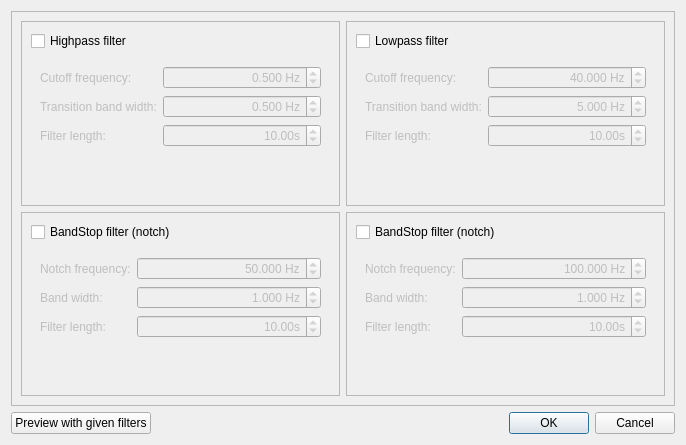
<?xml version="1.0" encoding="UTF-8"?>
<ui version="4.0">
 <class>DialogFilter</class>
 <widget class="QDialog" name="DialogFilter">
  <property name="geometry">
   <rect>
    <x>0</x>
    <y>0</y>
    <width>686</width>
    <height>445</height>
   </rect>
  </property>
  <property name="windowTitle">
   <string>Filtering</string>
  </property>
  <layout class="QGridLayout" name="gridLayout">
   <item row="0" column="0">
    <widget class="QFrame" name="frameFilterSelection">
     <property name="sizePolicy">
      <sizepolicy hsizetype="Preferred" vsizetype="Preferred">
       <horstretch>1</horstretch>
       <verstretch>0</verstretch>
      </sizepolicy>
     </property>
     <property name="minimumSize">
      <size>
       <width>350</width>
       <height>0</height>
      </size>
     </property>
     <property name="frameShape">
      <enum>QFrame::StyledPanel</enum>
     </property>
     <property name="frameShadow">
      <enum>QFrame::Raised</enum>
     </property>
     <property name="lineWidth">
      <number>0</number>
     </property>
     <layout class="QGridLayout" name="gridLayout_2">
      <item row="0" column="0">
       <widget class="QFrame" name="frameHighpass">
        <property name="frameShape">
         <enum>QFrame::StyledPanel</enum>
        </property>
        <property name="frameShadow">
         <enum>QFrame::Raised</enum>
        </property>
        <layout class="QGridLayout" name="gridLayout_4">
         <item row="1" column="0">
          <widget class="QFrame" name="frame_2">
           <property name="enabled">
            <bool>false</bool>
           </property>
           <property name="frameShape">
            <enum>QFrame::NoFrame</enum>
           </property>
           <property name="frameShadow">
            <enum>QFrame::Raised</enum>
           </property>
           <layout class="QFormLayout" name="formLayout_2">
            <item row="0" column="0">
             <widget class="QLabel" name="labelHighpassCutoff">
              <property name="text">
               <string>Cutoff frequency:</string>
              </property>
             </widget>
            </item>
            <item row="0" column="1">
             <widget class="QDoubleSpinBox" name="doubleSpinBoxHighpassCutoff">
              <property name="alignment">
               <set>Qt::AlignRight|Qt::AlignTrailing|Qt::AlignVCenter</set>
              </property>
              <property name="suffix">
               <string> Hz</string>
              </property>
              <property name="decimals">
               <number>3</number>
              </property>
              <property name="maximum">
               <double>1000000000.000000000000000</double>
              </property>
              <property name="singleStep">
               <double>1.000000000000000</double>
              </property>
              <property name="value">
               <double>0.500000000000000</double>
              </property>
             </widget>
            </item>
            <item row="1" column="0">
             <widget class="QLabel" name="labelHighpassTransitionWidth">
              <property name="text">
               <string>Transition band width:</string>
              </property>
             </widget>
            </item>
            <item row="1" column="1">
             <widget class="QDoubleSpinBox" name="doubleSpinBoxHighpassTransBandwidth">
              <property name="alignment">
               <set>Qt::AlignRight|Qt::AlignTrailing|Qt::AlignVCenter</set>
              </property>
              <property name="suffix">
               <string> Hz</string>
              </property>
              <property name="decimals">
               <number>3</number>
              </property>
              <property name="maximum">
               <double>10000.000000000000000</double>
              </property>
              <property name="singleStep">
               <double>0.100000000000000</double>
              </property>
              <property name="value">
               <double>0.500000000000000</double>
              </property>
             </widget>
            </item>
            <item row="2" column="0">
             <widget class="QLabel" name="labelHighpassFilterLength">
              <property name="text">
               <string>Filter length:</string>
              </property>
             </widget>
            </item>
            <item row="2" column="1">
             <widget class="QDoubleSpinBox" name="doubleSpinBoxHighPassLength">
              <property name="alignment">
               <set>Qt::AlignRight|Qt::AlignTrailing|Qt::AlignVCenter</set>
              </property>
              <property name="suffix">
               <string>s</string>
              </property>
              <property name="singleStep">
               <double>0.100000000000000</double>
              </property>
              <property name="value">
               <double>10.000000000000000</double>
              </property>
             </widget>
            </item>
           </layout>
          </widget>
         </item>
         <item row="0" column="0">
          <widget class="QCheckBox" name="checkBoxHighpass">
           <property name="text">
            <string>Highpass filter</string>
           </property>
          </widget>
         </item>
        </layout>
       </widget>
      </item>
      <item row="0" column="1">
       <widget class="QFrame" name="frameLowpass">
        <property name="frameShape">
         <enum>QFrame::StyledPanel</enum>
        </property>
        <property name="frameShadow">
         <enum>QFrame::Raised</enum>
        </property>
        <layout class="QGridLayout" name="gridLayout_3">
         <item row="1" column="0">
          <widget class="QFrame" name="frame">
           <property name="enabled">
            <bool>false</bool>
           </property>
           <property name="frameShape">
            <enum>QFrame::NoFrame</enum>
           </property>
           <property name="frameShadow">
            <enum>QFrame::Raised</enum>
           </property>
           <layout class="QFormLayout" name="formLayout">
            <item row="0" column="0">
             <widget class="QLabel" name="labelLowpassCutoff">
              <property name="text">
               <string>Cutoff frequency:</string>
              </property>
             </widget>
            </item>
            <item row="0" column="1">
             <widget class="QDoubleSpinBox" name="doubleSpinBoxLowpassCutoff">
              <property name="sizePolicy">
               <sizepolicy hsizetype="Minimum" vsizetype="Fixed">
                <horstretch>0</horstretch>
                <verstretch>0</verstretch>
               </sizepolicy>
              </property>
              <property name="alignment">
               <set>Qt::AlignRight|Qt::AlignTrailing|Qt::AlignVCenter</set>
              </property>
              <property name="suffix">
               <string> Hz</string>
              </property>
              <property name="decimals">
               <number>3</number>
              </property>
              <property name="maximum">
               <double>10000.000000000000000</double>
              </property>
              <property name="singleStep">
               <double>1.000000000000000</double>
              </property>
              <property name="value">
               <double>40.000000000000000</double>
              </property>
             </widget>
            </item>
            <item row="1" column="0">
             <widget class="QLabel" name="labelLowpassTransitionWidth">
              <property name="sizePolicy">
               <sizepolicy hsizetype="Minimum" vsizetype="Preferred">
                <horstretch>0</horstretch>
                <verstretch>0</verstretch>
               </sizepolicy>
              </property>
              <property name="text">
               <string>Transition band width:</string>
              </property>
             </widget>
            </item>
            <item row="1" column="1">
             <widget class="QDoubleSpinBox" name="doubleSpinBoxLowpassTransBandwidth">
              <property name="alignment">
               <set>Qt::AlignRight|Qt::AlignTrailing|Qt::AlignVCenter</set>
              </property>
              <property name="suffix">
               <string> Hz</string>
              </property>
              <property name="decimals">
               <number>3</number>
              </property>
              <property name="maximum">
               <double>10000.000000000000000</double>
              </property>
              <property name="singleStep">
               <double>0.100000000000000</double>
              </property>
              <property name="value">
               <double>5.000000000000000</double>
              </property>
             </widget>
            </item>
            <item row="2" column="0">
             <widget class="QLabel" name="labelLowpassFilterLength">
              <property name="text">
               <string>Filter length:</string>
              </property>
             </widget>
            </item>
            <item row="2" column="1">
             <widget class="QDoubleSpinBox" name="doubleSpinBoxLowPassLength">
              <property name="alignment">
               <set>Qt::AlignRight|Qt::AlignTrailing|Qt::AlignVCenter</set>
              </property>
              <property name="suffix">
               <string>s</string>
              </property>
              <property name="singleStep">
               <double>0.100000000000000</double>
              </property>
              <property name="value">
               <double>10.000000000000000</double>
              </property>
             </widget>
            </item>
           </layout>
          </widget>
         </item>
         <item row="0" column="0">
          <widget class="QCheckBox" name="checkBoxLowpass">
           <property name="text">
            <string>Lowpass filter</string>
           </property>
           <property name="checked">
            <bool>false</bool>
           </property>
          </widget>
         </item>
        </layout>
       </widget>
      </item>
      <item row="1" column="0">
       <widget class="QFrame" name="frameBandPass">
        <property name="frameShape">
         <enum>QFrame::StyledPanel</enum>
        </property>
        <property name="frameShadow">
         <enum>QFrame::Raised</enum>
        </property>
        <layout class="QGridLayout" name="gridLayout_5">
         <item row="1" column="0">
          <widget class="QFrame" name="frame_3">
           <property name="enabled">
            <bool>false</bool>
           </property>
           <property name="frameShape">
            <enum>QFrame::NoFrame</enum>
           </property>
           <property name="frameShadow">
            <enum>QFrame::Raised</enum>
           </property>
           <layout class="QFormLayout" name="formLayout_3">
            <property name="fieldGrowthPolicy">
             <enum>QFormLayout::AllNonFixedFieldsGrow</enum>
            </property>
            <item row="0" column="0">
             <widget class="QLabel" name="labelBandStopFreq">
              <property name="text">
               <string>Notch frequency:</string>
              </property>
             </widget>
            </item>
            <item row="0" column="1">
             <widget class="QDoubleSpinBox" name="doubleSpinBoxBandstopFreq">
              <property name="alignment">
               <set>Qt::AlignRight|Qt::AlignTrailing|Qt::AlignVCenter</set>
              </property>
              <property name="suffix">
               <string> Hz</string>
              </property>
              <property name="decimals">
               <number>3</number>
              </property>
              <property name="maximum">
               <double>10000.000000000000000</double>
              </property>
              <property name="singleStep">
               <double>1.000000000000000</double>
              </property>
              <property name="value">
               <double>50.000000000000000</double>
              </property>
             </widget>
            </item>
            <item row="1" column="0">
             <widget class="QLabel" name="labelBandStopNotchWidth">
              <property name="text">
               <string>Band width:</string>
              </property>
             </widget>
            </item>
            <item row="1" column="1">
             <widget class="QDoubleSpinBox" name="doubleSpinBoxBandstopWidth">
              <property name="alignment">
               <set>Qt::AlignRight|Qt::AlignTrailing|Qt::AlignVCenter</set>
              </property>
              <property name="suffix">
               <string> Hz</string>
              </property>
              <property name="decimals">
               <number>3</number>
              </property>
              <property name="maximum">
               <double>10000.000000000000000</double>
              </property>
              <property name="singleStep">
               <double>1.000000000000000</double>
              </property>
              <property name="value">
               <double>1.000000000000000</double>
              </property>
             </widget>
            </item>
            <item row="2" column="0">
             <widget class="QLabel" name="labelBandstopFilterLength">
              <property name="text">
               <string>Filter length:</string>
              </property>
             </widget>
            </item>
            <item row="2" column="1">
             <widget class="QDoubleSpinBox" name="doubleSpinBoxBandStopLength">
              <property name="alignment">
               <set>Qt::AlignRight|Qt::AlignTrailing|Qt::AlignVCenter</set>
              </property>
              <property name="suffix">
               <string>s</string>
              </property>
              <property name="singleStep">
               <double>0.100000000000000</double>
              </property>
              <property name="value">
               <double>10.000000000000000</double>
              </property>
             </widget>
            </item>
           </layout>
          </widget>
         </item>
         <item row="0" column="0">
          <widget class="QCheckBox" name="checkBoxBandstop">
           <property name="text">
            <string>BandStop filter (notch)</string>
           </property>
          </widget>
         </item>
        </layout>
       </widget>
      </item>
      <item row="1" column="1">
       <widget class="QFrame" name="frameBandStop_3">
        <property name="frameShape">
         <enum>QFrame::StyledPanel</enum>
        </property>
        <property name="frameShadow">
         <enum>QFrame::Raised</enum>
        </property>
        <layout class="QGridLayout" name="gridLayout_7">
         <item row="1" column="0">
          <widget class="QFrame" name="frame_4">
           <property name="enabled">
            <bool>false</bool>
           </property>
           <property name="frameShape">
            <enum>QFrame::NoFrame</enum>
           </property>
           <property name="frameShadow">
            <enum>QFrame::Raised</enum>
           </property>
           <layout class="QFormLayout" name="formLayout_4">
            <property name="fieldGrowthPolicy">
             <enum>QFormLayout::AllNonFixedFieldsGrow</enum>
            </property>
            <item row="0" column="0">
             <widget class="QLabel" name="labelBandStopFreq2">
              <property name="text">
               <string>Notch frequency:</string>
              </property>
             </widget>
            </item>
            <item row="0" column="1">
             <widget class="QDoubleSpinBox" name="doubleSpinBoxBandstopFreq2">
              <property name="alignment">
               <set>Qt::AlignRight|Qt::AlignTrailing|Qt::AlignVCenter</set>
              </property>
              <property name="suffix">
               <string> Hz</string>
              </property>
              <property name="decimals">
               <number>3</number>
              </property>
              <property name="maximum">
               <double>10000.000000000000000</double>
              </property>
              <property name="singleStep">
               <double>1.000000000000000</double>
              </property>
              <property name="value">
               <double>100.000000000000000</double>
              </property>
             </widget>
            </item>
            <item row="1" column="0">
             <widget class="QLabel" name="labelBandStopNotchWidth2">
              <property name="text">
               <string>Band width:</string>
              </property>
             </widget>
            </item>
            <item row="1" column="1">
             <widget class="QDoubleSpinBox" name="doubleSpinBoxBandstopWidth2">
              <property name="alignment">
               <set>Qt::AlignRight|Qt::AlignTrailing|Qt::AlignVCenter</set>
              </property>
              <property name="suffix">
               <string> Hz</string>
              </property>
              <property name="decimals">
               <number>3</number>
              </property>
              <property name="maximum">
               <double>10000.000000000000000</double>
              </property>
              <property name="singleStep">
               <double>1.000000000000000</double>
              </property>
              <property name="value">
               <double>1.000000000000000</double>
              </property>
             </widget>
            </item>
            <item row="2" column="0">
             <widget class="QLabel" name="labelBandstopFilterLength2">
              <property name="text">
               <string>Filter length:</string>
              </property>
             </widget>
            </item>
            <item row="2" column="1">
             <widget class="QDoubleSpinBox" name="doubleSpinBoxBandStopLength2">
              <property name="alignment">
               <set>Qt::AlignRight|Qt::AlignTrailing|Qt::AlignVCenter</set>
              </property>
              <property name="suffix">
               <string>s</string>
              </property>
              <property name="singleStep">
               <double>0.100000000000000</double>
              </property>
              <property name="value">
               <double>10.000000000000000</double>
              </property>
             </widget>
            </item>
           </layout>
          </widget>
         </item>
         <item row="0" column="0">
          <widget class="QCheckBox" name="checkBoxBandstop2">
           <property name="text">
            <string>BandStop filter (notch)</string>
           </property>
          </widget>
         </item>
        </layout>
       </widget>
      </item>
     </layout>
    </widget>
   </item>
   <item row="1" column="0">
    <layout class="QHBoxLayout" name="horizontalLayout">
     <item>
      <widget class="QPushButton" name="pushButtonPreview">
       <property name="enabled">
        <bool>true</bool>
       </property>
       <property name="text">
        <string>Preview with given filters</string>
       </property>
      </widget>
     </item>
     <item>
      <widget class="QDialogButtonBox" name="buttonBox">
       <property name="orientation">
        <enum>Qt::Horizontal</enum>
       </property>
       <property name="standardButtons">
        <set>QDialogButtonBox::Cancel|QDialogButtonBox::Ok</set>
       </property>
      </widget>
     </item>
    </layout>
   </item>
  </layout>
 </widget>
 <tabstops>
  <tabstop>checkBoxLowpass</tabstop>
  <tabstop>doubleSpinBoxLowpassCutoff</tabstop>
  <tabstop>doubleSpinBoxLowpassTransBandwidth</tabstop>
  <tabstop>checkBoxHighpass</tabstop>
  <tabstop>doubleSpinBoxHighpassCutoff</tabstop>
  <tabstop>doubleSpinBoxHighpassTransBandwidth</tabstop>
  <tabstop>checkBoxBandstop</tabstop>
  <tabstop>doubleSpinBoxBandstopFreq</tabstop>
  <tabstop>doubleSpinBoxBandstopWidth</tabstop>
  <tabstop>checkBoxBandstop2</tabstop>
  <tabstop>doubleSpinBoxBandstopFreq2</tabstop>
  <tabstop>doubleSpinBoxBandstopWidth2</tabstop>
  <tabstop>pushButtonPreview</tabstop>
 </tabstops>
 <resources/>
 <connections>
  <connection>
   <sender>buttonBox</sender>
   <signal>accepted()</signal>
   <receiver>DialogFilter</receiver>
   <slot>accept()</slot>
   <hints>
    <hint type="sourcelabel">
     <x>978</x>
     <y>951</y>
    </hint>
    <hint type="destinationlabel">
     <x>157</x>
     <y>274</y>
    </hint>
   </hints>
  </connection>
  <connection>
   <sender>buttonBox</sender>
   <signal>rejected()</signal>
   <receiver>DialogFilter</receiver>
   <slot>reject()</slot>
   <hints>
    <hint type="sourcelabel">
     <x>1046</x>
     <y>951</y>
    </hint>
    <hint type="destinationlabel">
     <x>286</x>
     <y>274</y>
    </hint>
   </hints>
  </connection>
  <connection>
   <sender>checkBoxLowpass</sender>
   <signal>toggled(bool)</signal>
   <receiver>frame</receiver>
   <slot>setEnabled(bool)</slot>
   <hints>
    <hint type="sourcelabel">
     <x>150</x>
     <y>42</y>
    </hint>
    <hint type="destinationlabel">
     <x>171</x>
     <y>79</y>
    </hint>
   </hints>
  </connection>
  <connection>
   <sender>checkBoxHighpass</sender>
   <signal>toggled(bool)</signal>
   <receiver>frame_2</receiver>
   <slot>setEnabled(bool)</slot>
   <hints>
    <hint type="sourcelabel">
     <x>173</x>
     <y>222</y>
    </hint>
    <hint type="destinationlabel">
     <x>177</x>
     <y>245</y>
    </hint>
   </hints>
  </connection>
  <connection>
   <sender>checkBoxBandstop</sender>
   <signal>toggled(bool)</signal>
   <receiver>frame_3</receiver>
   <slot>setEnabled(bool)</slot>
   <hints>
    <hint type="sourcelabel">
     <x>223</x>
     <y>400</y>
    </hint>
    <hint type="destinationlabel">
     <x>223</x>
     <y>424</y>
    </hint>
   </hints>
  </connection>
  <connection>
   <sender>checkBoxBandstop2</sender>
   <signal>toggled(bool)</signal>
   <receiver>frame_4</receiver>
   <slot>setEnabled(bool)</slot>
   <hints>
    <hint type="sourcelabel">
     <x>189</x>
     <y>743</y>
    </hint>
    <hint type="destinationlabel">
     <x>167</x>
     <y>762</y>
    </hint>
   </hints>
  </connection>
 </connections>
</ui>
